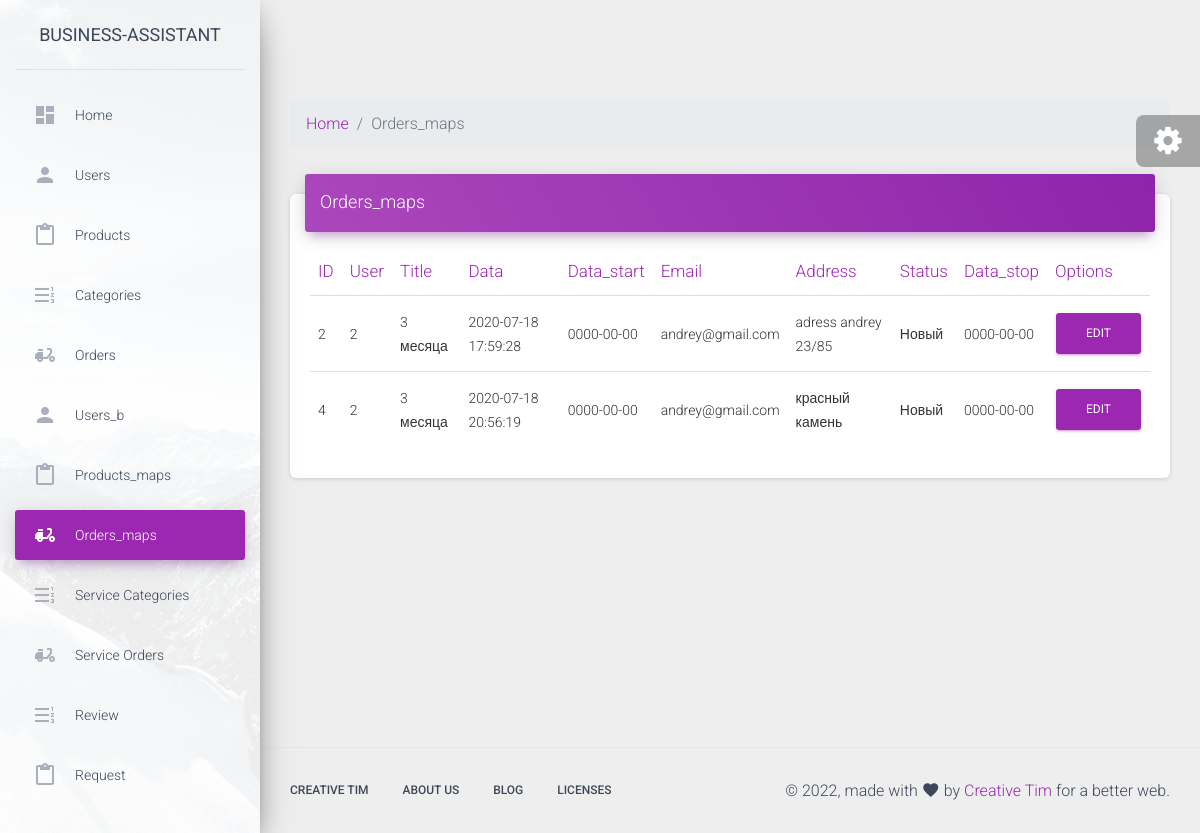
/admin/orders_maps.php, run on the app's committed database.
### tables this page shows
CREATE TABLE `orders_maps` (
  `id` int(11) NOT NULL,
  `user_b_id` int(11) NOT NULL,
  `product_id` int(11) NOT NULL,
  `data` datetime NOT NULL DEFAULT current_timestamp(),
  `data_start` date NOT NULL,
  `email` varchar(255) NOT NULL,
  `adress` varchar(255) NOT NULL,
  `status` varchar(255) NOT NULL DEFAULT 'Новый',
  `data_stop` date NOT NULL
);

CREATE TABLE `products_maps` (
  `id` int(11) NOT NULL,
  `title` varchar(255) NOT NULL,
  `cost` int(11) NOT NULL,
  `content` text NOT NULL,
  `image` varchar(255) NOT NULL
);

### admin/orders_maps.php (the view, shortened to what this page needs)
<?php
include $_SERVER["DOCUMENT_ROOT"] . "/configs/db.php";
include $_SERVER["DOCUMENT_ROOT"] . "/admin/parts/header.php";
?>
<nav aria-label="breadcrumb">
  <ol class="breadcrumb">
    <li class="breadcrumb-item"><a href="/admin">Home</a></li>
    <li class="breadcrumb-item active" aria-current="page">Orders_maps</li>
  </ol>
</nav>
<div class="row">
  <div class="col-md-12">
    <div class="card">
      <div class="card-header card-header-primary">
        <h4 class="card-title ">
          Orders_maps
        </h4>
      </div>
      <div class="card-body">
        <div class="table-responsive">
          <table class="table">
            <thead class=" text-primary">
              <th>ID</th>
              <th>User</th>
              <th>Title</th>
              <th>Data</th>
              <th>Data_start</th>
              <th>Email</th>
              <th>Address</th>
              <th>Status</th>
              <th>Data_stop</th>
              <th>Options</th>
            </thead>
            <tbody>
                <?php
               $sql = "SELECT * FROM orders_maps";
                $result = $conn->query($sql);
                while ($row = mysqli_fetch_assoc($result)) {
                ?>
                <tr>
                    <td><?php echo $row["id"] ?></td>
                    <td><?php echo $row["user_b_id"] ?></td>
                    <td><?php
                              $sql1 = "SELECT * FROM products_maps WHERE `id`=" . $row['product_id'];
                            $result1 = $conn->query($sql1);
                            $product = mysqli_fetch_assoc($result1);
                            echo $product['title'];
                            ?></td>
                    <td><?php echo $row["data"] ?></td>
                    <td><?php echo $row["data_start"] ?></td>
                    <td><?php echo $row["email"] ?></td>
                    <td><?php echo $row["adress"] ?></td>
                    <td><?php echo $row["status"] ?></td>
                    <td><?php echo $row["data_stop"] ?></td>
                    <td>
                      <a href="modules/orders_maps/edit.php?id=<?php echo $row["id"] ?>" class="btn btn-primary">EDIT</a>
                  </td>
                </tr>
              <?php
              }
              ?>
            </tbody>
          </table>
        </div>
      </div>
    </div>
  </div>
</div>
<?php
include $_SERVER["DOCUMENT_ROOT"] . "/admin/parts/footer.php";
?>

### data on the page
orders_maps: id "2", user_b "2", products_maps.title "3 месяца", data "2020-07-18 17:59:28", data_start "0000-00-00", email "andrey@gmail.com", adress "adress andrey 23/85", status "Новый", data_stop "0000-00-00"
orders_maps: id "4", user_b "2", products_maps.title "3 месяца", data "2020-07-18 20:56:19", data_start "0000-00-00", email "andrey@gmail.com", adress "красный камень", status "Новый", data_stop "0000-00-00"
